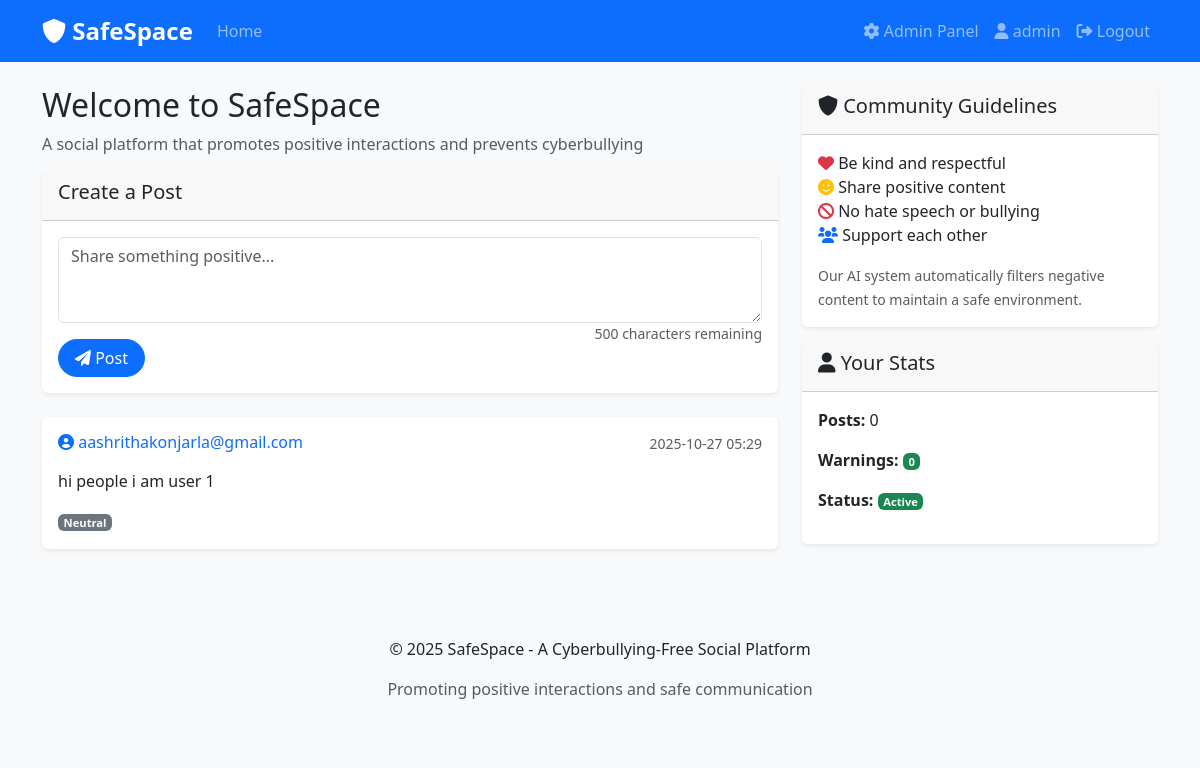
Screenshot of / (signed in) with the database file from the repository.
### app.py (models this page shows, shortened)
class User(UserMixin, db.Model):
    id = db.Column(db.Integer, primary_key=True)
    username = db.Column(db.String(80), unique=True, nullable=False)
    email = db.Column(db.String(120), unique=True, nullable=False)
    password_hash = db.Column(db.String(120), nullable=False)
    is_admin = db.Column(db.Boolean, default=False)
    is_banned = db.Column(db.Boolean, default=False)
    warning_count = db.Column(db.Integer, default=0)
    created_at = db.Column(db.DateTime, default=datetime.utcnow)
    posts = db.relationship('Post', backref='author', lazy=True)

class Post(db.Model):
    id = db.Column(db.Integer, primary_key=True)
    content = db.Column(db.Text, nullable=False)
    user_id = db.Column(db.Integer, db.ForeignKey('user.id'), nullable=False)
    created_at = db.Column(db.DateTime, default=datetime.utcnow)
    is_approved = db.Column(db.Boolean, default=True)
    sentiment_score = db.Column(db.Float)
    sentiment_label = db.Column(db.String(20))
    is_flagged = db.Column(db.Boolean, default=False)
    flagged_reason = db.Column(db.String(200))

### app.py (the view)
@app.route('/')
def index():
    if current_user.is_authenticated and current_user.is_banned:
        flash('Your account has been banned for violating community guidelines.', 'danger')
        logout_user()
        return redirect(url_for('login'))
    posts = Post.query.join(User).filter(
        Post.is_approved == True,
        User.is_banned == False
    ).order_by(Post.created_at.desc()).all()
    return render_template('index.html', posts=posts)

### app.py (called while the page is built)
@login_manager.user_loader
def load_user(user_id):
    return User.query.get(int(user_id))

### templates/index.html (shortened to what this page needs)
{% extends "base.html" %}
{% block content %}
<div class="row">
    <div class="col-md-8">
        <h2>Welcome to SafeSpace</h2>
        <p class="text-muted">A social platform that promotes positive interactions and prevents cyberbullying</p>
        {% if current_user.is_authenticated %}
            <div class="card mb-4">
                <div class="card-header">
                    <h5>Create a Post</h5>
                </div>
                <div class="card-body">
                    <form method="POST" action="{{ url_for('create_post') }}">
                        <div class="mb-3">
                            <textarea class="form-control" name="content" rows="3"
                                    placeholder="Share something positive..." required></textarea>
                        </div>
                        <button type="submit" class="btn btn-primary">
                            <i class="fas fa-paper-plane"></i> Post
                        </button>
                    </form>
                </div>
            </div>
        {% endif %}
        <div class="posts">
            {% if posts %}
                {% for post in posts %}
                    <div class="card mb-3">
                        <div class="card-body">
                            <div class="d-flex justify-content-between align-items-start mb-2">
                                <h6 class="card-title">
                                    <a href="{{ url_for('profile', username=post.author.username) }}"
                                       class="text-decoration-none">
                                        <i class="fas fa-user-circle"></i> {{ post.author.username }}
                                    </a>
                                </h6>
                                <small class="text-muted">{{ post.created_at.strftime('%Y-%m-%d %H:%M') }}</small>
                            </div>
                            <p class="card-text">{{ post.content }}</p>
                            {% if post.sentiment_label %}
                                <span class="badge bg-{{ 'success' if post.sentiment_label == 'positive' else 'secondary' }}">
                                    {{ post.sentiment_label.title() }}
                                </span>
                            {% endif %}
                        </div>
                    </div>
                {% endfor %}
            {% else %}
                <div class="text-center py-5">
                    <i class="fas fa-comments fa-3x text-muted mb-3"></i>
                    <h4>No posts yet</h4>
                    <p class="text-muted">Be the first to share something positive!</p>
                </div>
            {% endif %}
        </div>
    </div>
    <div class="col-md-4">
        <div class="card">
            <div class="card-header">
                <h5><i class="fas fa-shield-alt"></i> Community Guidelines</h5>
            </div>
            <div class="card-body">
                <ul class="list-unstyled">
                    <li><i class="fas fa-heart text-danger"></i> Be kind and respectful</li>
                    <li><i class="fas fa-smile text-warning"></i> Share positive content</li>
                    <li><i class="fas fa-ban text-danger"></i> No hate speech or bullying</li>
                    <li><i class="fas fa-users text-primary"></i> Support each other</li>
                </ul>
                <small class="text-muted">
                    Our AI system automatically filters negative content to maintain a safe environment.
                </small>
            </div>
        </div>
        {% if current_user.is_authenticated %}
            <div class="card mt-3">
                <div class="card-header">
                    <h5><i class="fas fa-user"></i> Your Stats</h5>
                </div>
                <div class="card-body">
                    <p><strong>Posts:</strong> {{ current_user.posts|length }}</p>
                    <p><strong>Warnings:</strong>
                        <span class="badge bg-{{ 'danger' if current_user.warning_count > 0 else 'success' }}">
                            {{ current_user.warning_count }}
                        </span>
                    </p>
                    <p><strong>Status:</strong>
                        <span class="badge bg-{{ 'danger' if current_user.is_banned else 'success' }}">
                            {{ 'Banned' if current_user.is_banned else 'Active' }}
                        </span>
                    </p>
                </div>
            </div>
        {% endif %}
    </div>
</div>
{% endblock %}

### templates/base.html (shortened to what this page needs)
<!DOCTYPE html>
<html lang="en">
<head>
    <link href="https://cdn.jsdelivr.net/npm/bootstrap@5.3.0/dist/css/bootstrap.min.css" rel="stylesheet">
    <link href="https://cdnjs.cloudflare.com/ajax/libs/font-awesome/6.0.0/css/all.min.css" rel="stylesheet">
    <link href="{{ url_for('static', filename='css/style.css') }}" rel="stylesheet">
</head>
<body>
    <nav class="navbar navbar-expand-lg navbar-dark bg-primary">
        <div class="container">
            <a class="navbar-brand" href="{{ url_for('index') }}">
                <i class="fas fa-shield-alt"></i> SafeSpace
            </a>
            <div class="collapse navbar-collapse" id="navbarNav">
                <ul class="navbar-nav me-auto">
                    <li class="nav-item">
                        <a class="nav-link" href="{{ url_for('index') }}">Home</a>
                    </li>
                </ul>
                <ul class="navbar-nav">
                    {% if current_user.is_authenticated %}
                        {% if current_user.is_admin %}
                            <li class="nav-item">
                                <a class="nav-link" href="{{ url_for('admin_dashboard') }}">
                                    <i class="fas fa-cog"></i> Admin Panel
                                </a>
                            </li>
                        {% endif %}
                        <li class="nav-item">
                            <a class="nav-link" href="{{ url_for('profile', username=current_user.username) }}">
                                <i class="fas fa-user"></i> {{ current_user.username }}
                            </a>
                        </li>
                        <li class="nav-item">
                            <a class="nav-link" href="{{ url_for('logout') }}">
                                <i class="fas fa-sign-out-alt"></i> Logout
                            </a>
                        </li>
                    {% endif %}
                </ul>
            </div>
        </div>
    </nav>
    <div class="container mt-4">
        {% block content %}{% endblock %}
    </div>
    <footer class="bg-light mt-5 py-4">
        <div class="container text-center">
            <p>&copy; 2025 SafeSpace - A Cyberbullying-Free Social Platform</p>
            <p class="text-muted">Promoting positive interactions and safe communication</p>
        </div>
    </footer>
</body>
</html>

### style.css (style rules this page uses)
body { background-color: #f8f9fa; }
.navbar-brand { font-weight: bold; font-size: 1.5rem; }
.card { border: none; box-shadow: 0 0.125rem 0.25rem rgba(0, 0, 0, 0.075); transition: box-shadow 0.15s ease-in-out; }
.btn { border-radius: 20px; padding: 0.375rem 1rem; }
.badge { font-size: 0.7em; padding: 0.25em 0.5em; }

### rows the page displays
User: username "admin", warning_count "0", is_banned "Active"
Post: author.username "aashrithakonjarla@gmail.com", created_at "2025-10-27 05:29", content "hi people i am user 1", sentiment_label "Neutral"

### other values shown
{{ current_user.posts|length }} "0"
